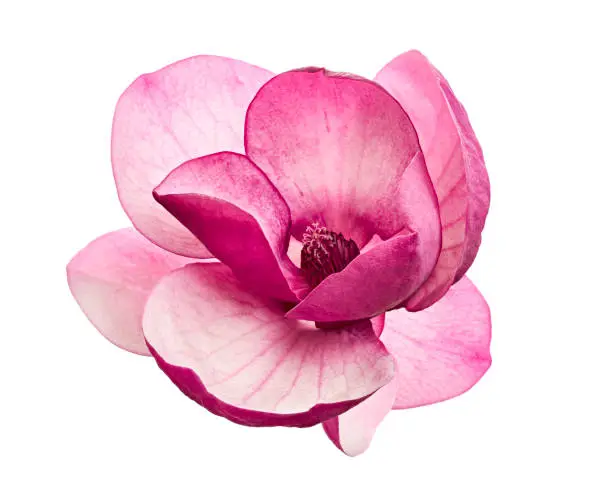
#> input picture CVIP/EP-12.3.25/img_1.png, 612 x 490 px
$ python EP-8.2.py
#> lines starting #> are read from the running program, lines starting #| are printed output that depends on the picture; after the words box and inside, x2 and y2 are one past the last pixel; in counts of white or black regions, pixels touching at a corner belong together
import cv2
import numpy as np
img_path = "../EP-12.3.25/img_1.png"
image = cv2.imread(img_path)
#> image is the input picture: shape (490, 612, 3); mean B, G, R 218.5, 202, 243
if image is None:
    print("Error: Could not read the image.")
    exit()
gray = cv2.cvtColor(image, cv2.COLOR_BGR2GRAY)
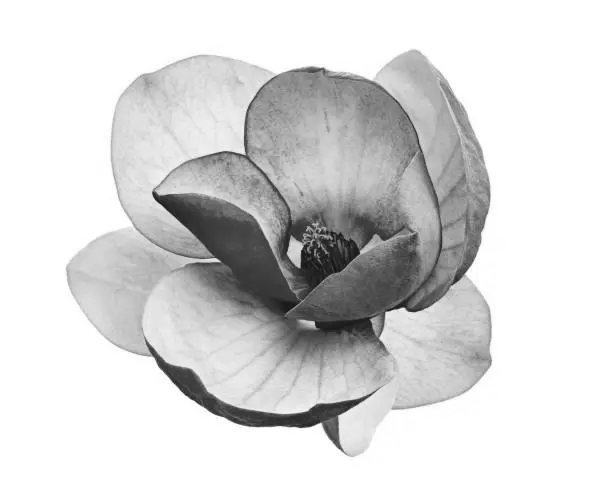
#> gray: shape (490, 612); min 15, max 255, mean 216.1
_, binary = cv2.threshold(gray, 127, 255, cv2.THRESH_BINARY)
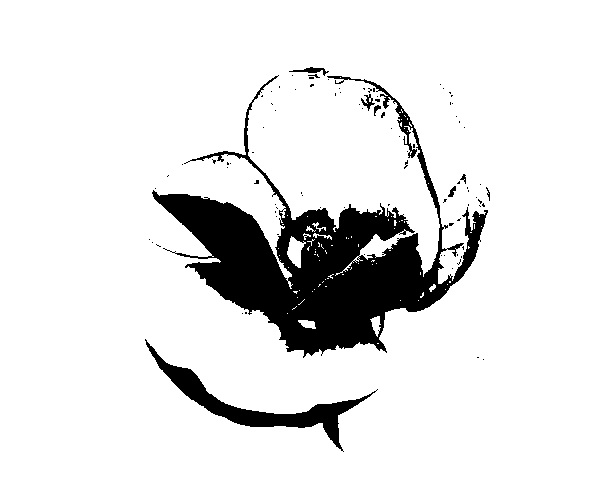
#> binary: shape (490, 612); 89.3% white; 91 black regions (83 under 20 px), largest, box (x1, y1, x2, y2) and area: (152, 75, 488, 358) 27611, (145, 339, 378, 452) 3719, (289, 67, 329, 76) 128
contours, _ = cv2.findContours(binary, cv2.RETR_EXTERNAL, cv2.CHAIN_APPROX_SIMPLE)
#> contours = [[[0, 0], [0, 489], [611, 489], [611, 0]]]
hull_list = [cv2.convexHull(cnt) for cnt in contours]
#> hull_list = [[[611, 0], [611, 489], [0, 489], [0, 0]]]
cv2.drawContours(image, contours, -1, (0, 255, 0), 2)
cv2.drawContours(image, hull_list, -1, (0, 0, 255), 2)
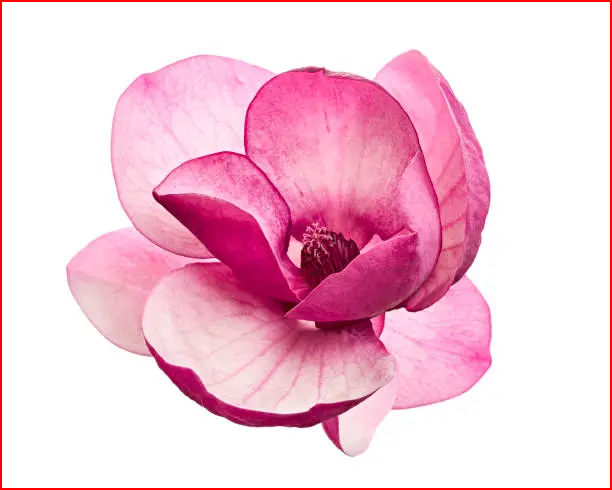
#> image: shape (490, 612, 3); mean B, G, R 214.8, 198.2, 243
cv2.imshow("Convex Hulls and Contours", image)
cv2.waitKey(0)
cv2.destroyAllWindows()
